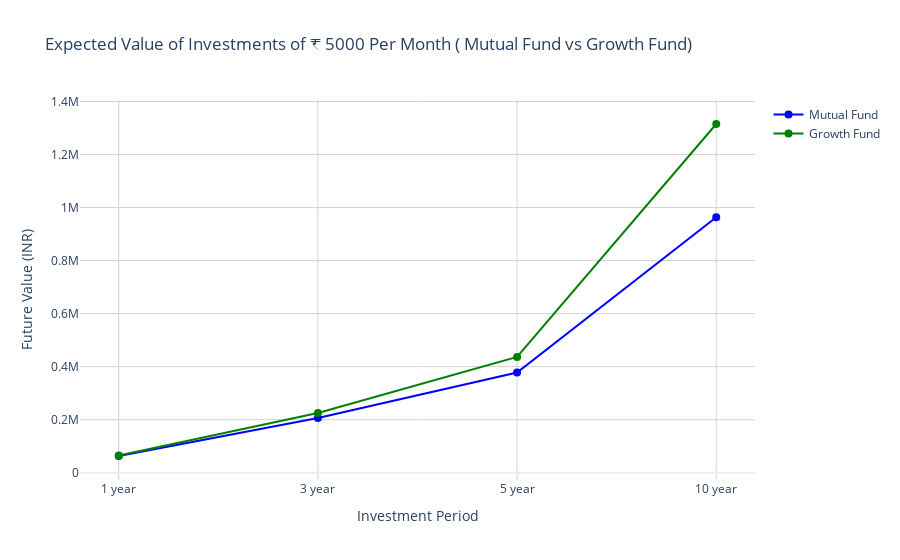

Notebook code for this chart:
### Markdown cell above
. P = Monthly investment
. r = Annual interest rate (ROI in decimal)
. n = Compounded monthly
. t = Investment period (in years)

### Code cell
monthly_investment = 5000  # Monthly investment in INR
years = [1, 3, 5, 10]  # Investment periods (in years)
n = 12  # Number of times interest is compounded per year (monthly)

avg_roi_m = expected_roi_mutual_fund.mean() / 100  # Convert to decimal
avg_roi_g = expected_roi_growth_companies.mean() / 100

def future_value_m(P, r, n, t):
    return P * (((1 + r/n)**(n*t) - 1) / (r/n)) * (1 + r/n)

future_values_m = [future_value(monthly_investment, avg_roi_m, n, t) for t in years]

def future_value_m(P, r, n, t):
    return P * (((1 + r/n)**(n*t) - 1) / (r/n)) * (1 + r/n)

future_values_g = [future_value(monthly_investment, avg_roi_g, n, t) for t in years]

fig = go.Figure()

fig.add_trace(go.Scatter(
    x=[str(year) + " year" for year in years],
    y=future_values_m,
    mode='lines+markers',
    line=dict(color='blue'),
    marker=dict(size=8),
    name='Mutual Fund '
))
fig.add_trace(go.Scatter(
    x=[str(year) + " year" for year in years],
    y=future_values_g,
    mode='lines+markers',
    line=dict(color='green'),
    marker=dict(size=8),
    name='Growth Fund '
))

fig.update_layout(
    title="Expected Value of Investments of ₹ 5000 Per Month ( Mutual Fund vs Growth Fund)",
    xaxis_title="Investment Period",
    yaxis_title="Future Value (INR)",
    xaxis=dict(showgrid=True, gridcolor='lightgrey'),
    yaxis=dict(showgrid=True, gridcolor='lightgrey'),
    template="plotly_white",
    hovermode='x'
)

fig.show()

### Figure 1 — Plotly figure (JSON) as saved in the notebook; plotly's stock layout.template omitted (floating-point values rounded to 4 significant figures)
{"data": [{"line": {"color": "blue"}, "marker": {"size": 8}, "mode": "lines+markers", "name": "Mutual Fund ", "type": "scatter", "x": ["1 year", "3 year", "5 year", "10 year"], "y": [62940.0, 206600.0, 377800.0, 963300.0]}, {"line": {"color": "green"}, "marker": {"size": 8}, "mode": "lines+markers", "name": "Growth Fund ", "type": "scatter", "x": ["1 year", "3 year", "5 year", "10 year"], "y": [64770.0, 224900.0, 436700.0, 1315000.0]}], "layout": {"autosize": true, "hovermode": "x", "title": {"text": "Expected Value of Investments of ₹ 5000 Per Month ( Mutual Fund vs Growth Fund)"}, "xaxis": {"autorange": true, "gridcolor": "lightgrey", "range": [-0.1884, 3.188], "showgrid": true, "title": {"text": "Investment Period"}, "type": "category"}, "yaxis": {"autorange": true, "gridcolor": "lightgrey", "range": [-52410.0, 1431000.0], "showgrid": true, "title": {"text": "Future Value (INR)"}, "type": "linear"}}}
